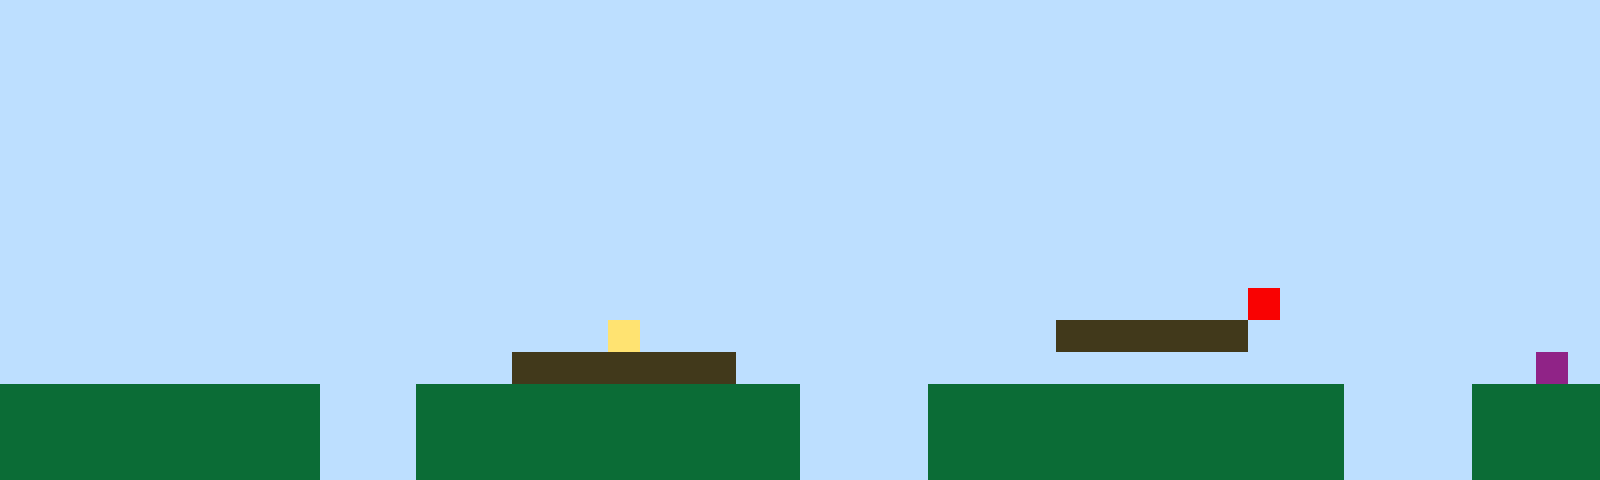

This is a level from a 2D game, rendered from its Tiled map with the project's own tilesets. A one-line summary and the complete map file follow:
An orthogonal 50x15 tile map with 32x32 px tiles, 1 tile layer (Tile Layer 1).

<map version="1.10" tiledversion="1.11.2" orientation="orthogonal" renderorder="right-up" width="50" height="15" tilewidth="32" tileheight="32" infinite="0" nextlayerid="2" nextobjectid="1"><editorsettings><export target="map1.csv" format="csv" /></editorsettings><tileset firstgid="1" name="sprites" tilewidth="32" tileheight="32" tilecount="6" columns="3"><image source="sprites.png" width="96" height="64" /></tileset><layer id="1" name="Tile Layer 1" width="50" height="15"><data encoding="csv">1,1,1,1,1,1,1,1,1,1,1,1,1,1,1,1,1,1,1,1,1,1,1,1,1,1,1,1,1,1,1,1,1,1,1,1,1,1,1,1,1,1,1,1,1,1,1,1,1,1,1,1,1,1,1,1,1,1,1,1,1,1,1,1,1,1,1,1,1,1,1,1,1,1,1,1,1,1,1,1,1,1,1,1,1,1,1,1,1,1,1,1,1,1,1,1,1,1,1,1,1,1,1,1,1,1,1,1,1,1,1,1,1,1,1,1,1,1,1,1,1,1,1,1,1,1,1,1,1,1,1,1,1,1,1,1,1,1,1,1,1,1,1,1,1,1,1,1,1,1,1,1,1,1,1,1,1,1,1,1,1,1,1,1,1,1,1,1,1,1,1,1,1,1,1,1,1,1,1,1,1,1,1,1,1,1,1,1,1,1,1,1,1,1,1,1,1,1,1,1,1,1,1,1,1,1,1,1,1,1,1,1,1,1,1,1,1,1,1,1,1,1,1,1,1,1,1,1,1,1,1,1,1,1,1,1,1,1,1,1,1,1,1,1,1,1,1,1,1,1,1,1,1,1,1,1,1,1,1,1,1,1,1,1,1,1,1,1,1,1,1,1,1,1,1,1,1,1,1,1,1,1,1,1,1,1,1,1,1,1,1,1,1,1,1,1,1,1,1,1,1,1,1,1,1,1,1,1,1,1,1,1,1,1,1,1,1,1,1,1,1,1,1,1,1,1,1,1,1,1,1,1,1,1,1,1,1,1,1,1,1,1,1,1,1,1,1,1,1,1,1,1,1,1,1,1,1,1,1,1,1,1,1,1,1,1,1,1,1,1,1,1,1,1,1,1,1,1,1,1,1,1,1,1,1,1,1,1,1,1,1,1,1,1,1,1,1,1,1,1,1,1,1,1,1,1,1,1,1,1,1,1,1,1,1,1,1,1,1,1,1,1,1,1,1,1,1,1,1,1,1,1,1,1,1,1,1,1,1,1,1,1,1,1,1,1,1,1,1,1,1,1,1,1,1,1,1,1,1,1,1,1,1,1,1,1,1,1,1,1,1,1,1,1,1,1,1,1,1,1,1,1,1,1,1,1,1,1,1,5,1,1,1,1,1,1,1,1,1,1,1,1,1,1,1,1,1,1,1,1,1,1,1,1,1,1,1,1,1,4,1,1,1,1,1,1,1,1,1,1,1,1,1,3,3,3,3,3,3,1,1,1,1,1,1,1,1,1,1,1,1,1,1,1,1,1,1,1,1,1,1,1,1,1,1,1,3,3,3,3,3,3,3,1,1,1,1,1,1,1,1,1,1,1,1,1,1,1,1,1,1,1,1,1,1,1,1,1,6,1,2,2,2,2,2,2,2,2,2,2,1,1,1,2,2,2,2,2,2,2,2,2,2,2,2,1,1,1,1,2,2,2,2,2,2,2,2,2,2,2,2,2,1,1,1,1,2,2,2,2,2,2,2,2,2,2,2,2,2,2,1,1,1,2,2,2,2,2,2,2,2,2,2,2,2,1,1,1,1,2,2,2,2,2,2,2,2,2,2,2,2,2,1,1,1,1,2,2,2,2,2,2,2,2,2,2,2,2,2,2,1,1,1,2,2,2,2,2,2,2,2,2,2,2,2,1,1,1,1,2,2,2,2,2,2,2,2,2,2,2,2,2,1,1,1,1,2,2,2,2</data></layer></map>
